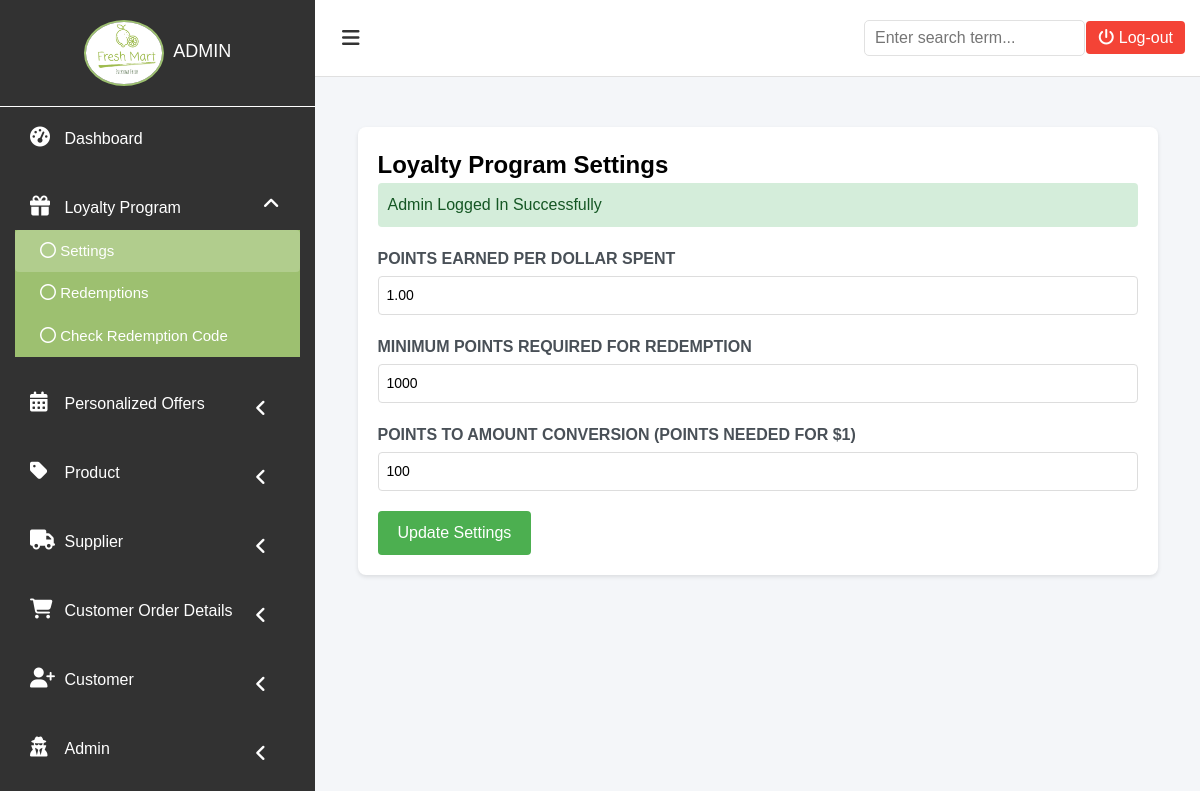
The app's page /admin/loyalty_settings.php (signed in) with its own data.
### tables this page shows
CREATE TABLE `loyalty_settings` (
  `id` int(11) NOT NULL,
  `points_per_dollar` decimal(10,2) NOT NULL DEFAULT 1.00,
  `min_points_redeem` int(11) NOT NULL DEFAULT 100,
  `points_to_amount` int(11) NOT NULL DEFAULT 100,
  `created_at` timestamp NOT NULL DEFAULT current_timestamp(),
  `updated_at` timestamp NOT NULL DEFAULT current_timestamp() ON UPDATE current_timestamp()
);

### admin/loyalty_settings.php (the view, shortened to what this page needs)
<?php
include('../connection.php');
$query = "SELECT * FROM loyalty_settings LIMIT 1";
$result = mysqli_query($con, $query);
$settings = mysqli_fetch_assoc($result);
?>
<!DOCTYPE html>
<html>
<head>
    <link rel="stylesheet" type="text/css" href="css/login.css">
</head>
<body>
    <div id="dashboardMainContainer">
        <?php include('partials/app-sidebar.php') ?>
        <div class="dasboard_content_container" id="dasboard_content_container">
            <?php include('partials/app-topnav.php') ?>
            <div class="dashboard_content">
                <div class="settings-form">
                    <h2>Loyalty Program Settings</h2>
                    <?php if(isset($_SESSION['message'])): ?>
                        <div class="message success">
                            <?php
                                echo $_SESSION['message'];
                            ?>
                        </div>
                    <?php endif; ?>
                    <form method="POST">
                        <div class="form-group">
                            <label for="points_per_dollar">Points earned per dollar spent</label>
                            <input type="number" step="0.01" id="points_per_dollar" name="points_per_dollar"
                                   value="<?php echo htmlspecialchars($settings['points_per_dollar'] ?? '1'); ?>" required>
                        </div>
                        <div class="form-group">
                            <label for="min_points_redeem">Minimum points required for redemption</label>
                            <input type="number" id="min_points_redeem" name="min_points_redeem"
                                   value="<?php echo htmlspecialchars($settings['min_points_redeem'] ?? '100'); ?>" required>
                        </div>
                        <div class="form-group">
                            <label for="points_to_amount">Points to amount conversion (points needed for $1)</label>
                            <input type="number" id="points_to_amount" name="points_to_amount"
                                   value="<?php echo htmlspecialchars($settings['points_to_amount'] ?? '100'); ?>" required>
                        </div>
                        <button type="submit" class="btn-submit">Update Settings</button>
                    </form>
                </div>
            </div>
        </div>
    </div>
</body>
</html>

### admin/css/login.css (style rules this page uses)
*,*::before,*::after { box-sizing:border-box }
body,h1,h2,h3,h4,p,ul[class],ol[class],figure,blockquote,dl,dd { margin:0 }
body { min-height:100vh;scroll-behavior:smooth;text-rendering:optimizeSpeed;line-height:1.5 }
input,button,textarea,select { font:inherit }
body { font-family: arial; }
#dashboardMainContainer { display: flex; width: 100%; min-height: 100vh; position: relative; }
.dasboard_content_container { margin-left: 315px; width: calc(100% - 315px); transition: all 0.3s ease; background: #f4f6f9; }
div.dashboard_content { padding: 50px 10px 10px 10px; }
form::after { content: ''; clear: both; display: block; }
form label { font-weight: bold; text-transform: uppercase; }
.form-group { margin-bottom: 15px; }
.form-group label { display: block; margin-bottom: 5px; font-weight: bold; color: #495057; }
.form-group input, .form-group select, .form-group textarea { width: 100%; padding: 8px 12px; border: 1px solid #ddd; border-radius: 4px; font-size: 14px; transition: border-color 0.2s; }

### admin/loyalty_settings.php (style rules this page uses)
.dashboard_content { padding: 20px; }
.settings-form { background: white; padding: 20px; border-radius: 8px; box-shadow: 0 2px 4px rgba(0,0,0,0.1); max-width: 800px; margin: 0 auto; }
.form-group { margin-bottom: 20px; }
.form-group label { display: block; margin-bottom: 5px; font-weight: 600; }
.form-group input { width: 100%; padding: 8px; border: 1px solid #ddd; border-radius: 4px; font-size: 14px; }
.btn-submit { background-color: #4CAF50; color: white; padding: 10px 20px; border: none; border-radius: 4px; cursor: pointer; font-size: 16px; }
.message { padding: 10px; margin-bottom: 20px; border-radius: 4px; }
.success { background-color: #d4edda; color: #155724; }

### records on screen
loyalty_settings: points_per_dollar "1.00", min_points_redeem "1000", points_to_amount "100"

### other values on screen
$display_name "ADMIN"
$_SESSION['message'] "Admin Logged In Successfully"
